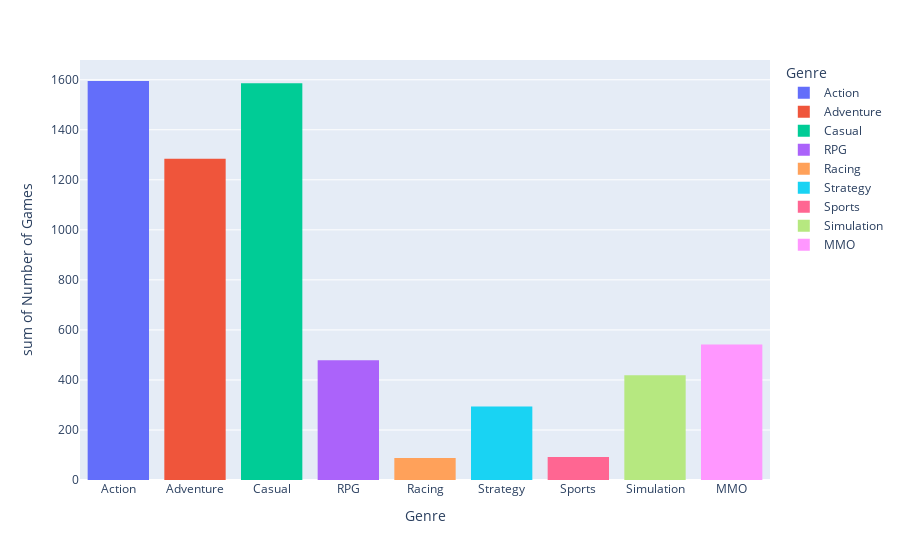

Source (notebook cell):
### Markdown cell above
**Data Visualization**

### Code cell
Genre_Num_data = {'Genre': Genre_list, 'Number of Games': Num_list}
Genre_Num_df = pd.DataFrame(Genre_Num_data)
Genre_Num_hist = px.histogram(Genre_Num_df, x='Genre', y='Number of Games', color='Genre')
Genre_Num_hist.show()
print("The number of free games per genre on the Steam Store are as follows: \n \n Action: {} \n Adventure: {} \n Casual: {} \n RPG: {} \n Racing: {} \n Strategy: {} \n Sports: {} \n Simulation: {} \n MMO: {}".format(Action, Adventure, Casual, RPG, Racing, Strategy, Sports, Simulation, MMO))

### Figure 1 — Plotly figure (JSON) as saved in the notebook; plotly's stock layout.template omitted (floating-point values rounded to 4 significant figures)
{"data": [{"alignmentgroup": "True", "bingroup": "x", "histfunc": "sum", "hovertemplate": "Genre=%{x}<br>sum of Number of Games=%{y}<extra></extra>", "legendgroup": "Action", "marker": {"color": "#636efa", "pattern": {"shape": ""}}, "name": "Action", "offsetgroup": "Action", "orientation": "v", "showlegend": true, "type": "histogram", "x": ["Action"], "xaxis": "x", "y": [1595], "yaxis": "y"}, {"alignmentgroup": "True", "bingroup": "x", "histfunc": "sum", "hovertemplate": "Genre=%{x}<br>sum of Number of Games=%{y}<extra></extra>", "legendgroup": "Adventure", "marker": {"color": "#EF553B", "pattern": {"shape": ""}}, "name": "Adventure", "offsetgroup": "Adventure", "orientation": "v", "showlegend": true, "type": "histogram", "x": ["Adventure"], "xaxis": "x", "y": [1284], "yaxis": "y"}, {"alignmentgroup": "True", "bingroup": "x", "histfunc": "sum", "hovertemplate": "Genre=%{x}<br>sum of Number of Games=%{y}<extra></extra>", "legendgroup": "Casual", "marker": {"color": "#00cc96", "pattern": {"shape": ""}}, "name": "Casual", "offsetgroup": "Casual", "orientation": "v", "showlegend": true, "type": "histogram", "x": ["Casual"], "xaxis": "x", "y": [1586], "yaxis": "y"}, {"alignmentgroup": "True", "bingroup": "x", "histfunc": "sum", "hovertemplate": "Genre=%{x}<br>sum of Number of Games=%{y}<extra></extra>", "legendgroup": "RPG", "marker": {"color": "#ab63fa", "pattern": {"shape": ""}}, "name": "RPG", "offsetgroup": "RPG", "orientation": "v", "showlegend": true, "type": "histogram", "x": ["RPG"], "xaxis": "x", "y": [479], "yaxis": "y"}, {"alignmentgroup": "True", "bingroup": "x", "histfunc": "sum", "hovertemplate": "Genre=%{x}<br>sum of Number of Games=%{y}<extra></extra>", "legendgroup": "Racing", "marker": {"color": "#FFA15A", "pattern": {"shape": ""}}, "name": "Racing", "offsetgroup": "Racing", "orientation": "v", "showlegend": true, "type": "histogram", "x": ["Racing"], "xaxis": "x", "y": [88], "yaxis": "y"}, {"alignmentgroup": "True", "bingroup": "x", "histfunc": "sum", "hovertemplate": "Genre=%{x}<br>sum of Number of Games=%{y}<extra></extra>", "legendgroup": "Strategy", "marker": {"color": "#19d3f3", "pattern": {"shape": ""}}, "name": "Strategy", "offsetgroup": "Strategy", "orientation": "v", "showlegend": true, "type": "histogram", "x": ["Strategy"], "xaxis": "x", "y": [294], "yaxis": "y"}, {"alignmentgroup": "True", "bingroup": "x", "histfunc": "sum", "hovertemplate": "Genre=%{x}<br>sum of Number of Games=%{y}<extra></extra>", "legendgroup": "Sports", "marker": {"color": "#FF6692", "pattern": {"shape": ""}}, "name": "Sports", "offsetgroup": "Sports", "orientation": "v", "showlegend": true, "type": "histogram", "x": ["Sports"], "xaxis": "x", "y": [92], "yaxis": "y"}, {"alignmentgroup": "True", "bingroup": "x", "histfunc": "sum", "hovertemplate": "Genre=%{x}<br>sum of Number of Games=%{y}<extra></extra>", "legendgroup": "Simulation", "marker": {"color": "#B6E880", "pattern": {"shape": ""}}, "name": "Simulation", "offsetgroup": "Simulation", "orientation": "v", "showlegend": true, "type": "histogram", "x": ["Simulation"], "xaxis": "x", "y": [419], "yaxis": "y"}, {"alignmentgroup": "True", "bingroup": "x", "histfunc": "sum", "hovertemplate": "Genre=%{x}<br>sum of Number of Games=%{y}<extra></extra>", "legendgroup": "MMO", "marker": {"color": "#FF97FF", "pattern": {"shape": ""}}, "name": "MMO", "offsetgroup": "MMO", "orientation": "v", "showlegend": true, "type": "histogram", "x": ["MMO"], "xaxis": "x", "y": [542], "yaxis": "y"}], "layout": {"barmode": "relative", "legend": {"title": {"text": "Genre"}, "tracegroupgap": 0}, "margin": {"t": 60}, "xaxis": {"anchor": "y", "categoryarray": ["Action", "Adventure", "Casual", "RPG", "Racing", "Strategy", "Sports", "Simulation", "MMO"], "categoryorder": "array", "domain": [0, 1], "title": {"text": "Genre"}}, "yaxis": {"anchor": "x", "domain": [0, 1], "title": {"text": "sum of Number of Games"}}}}
